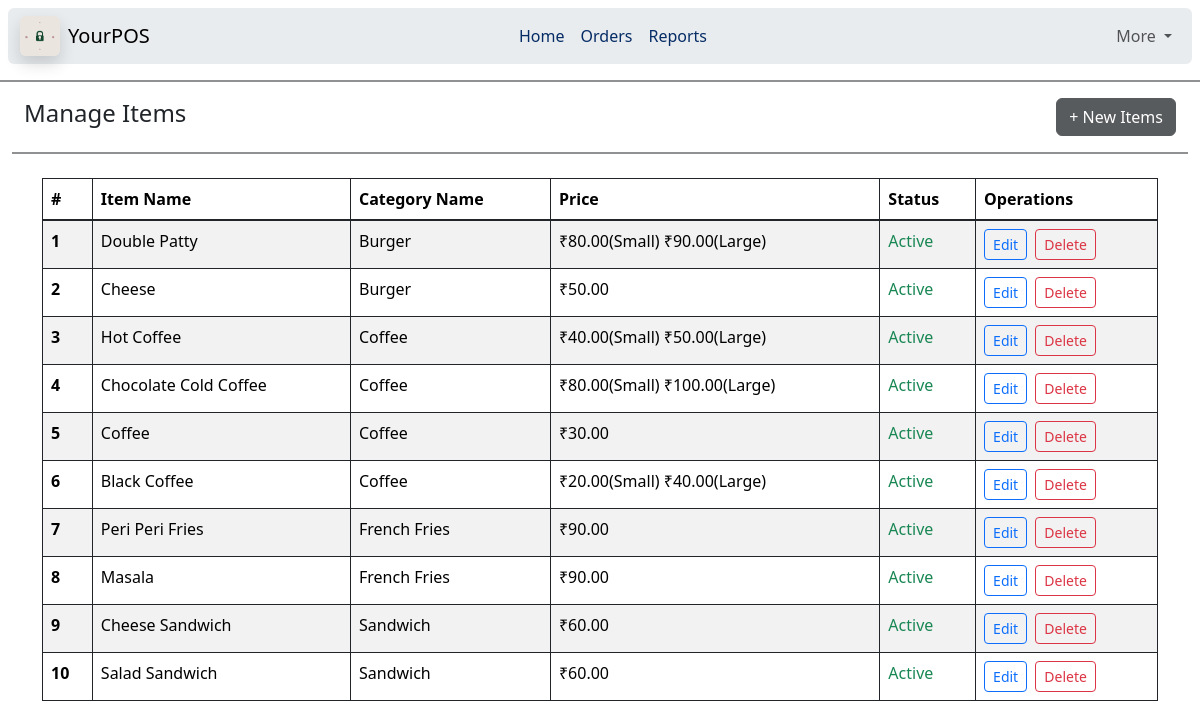
The app's page /manageitems, older data.
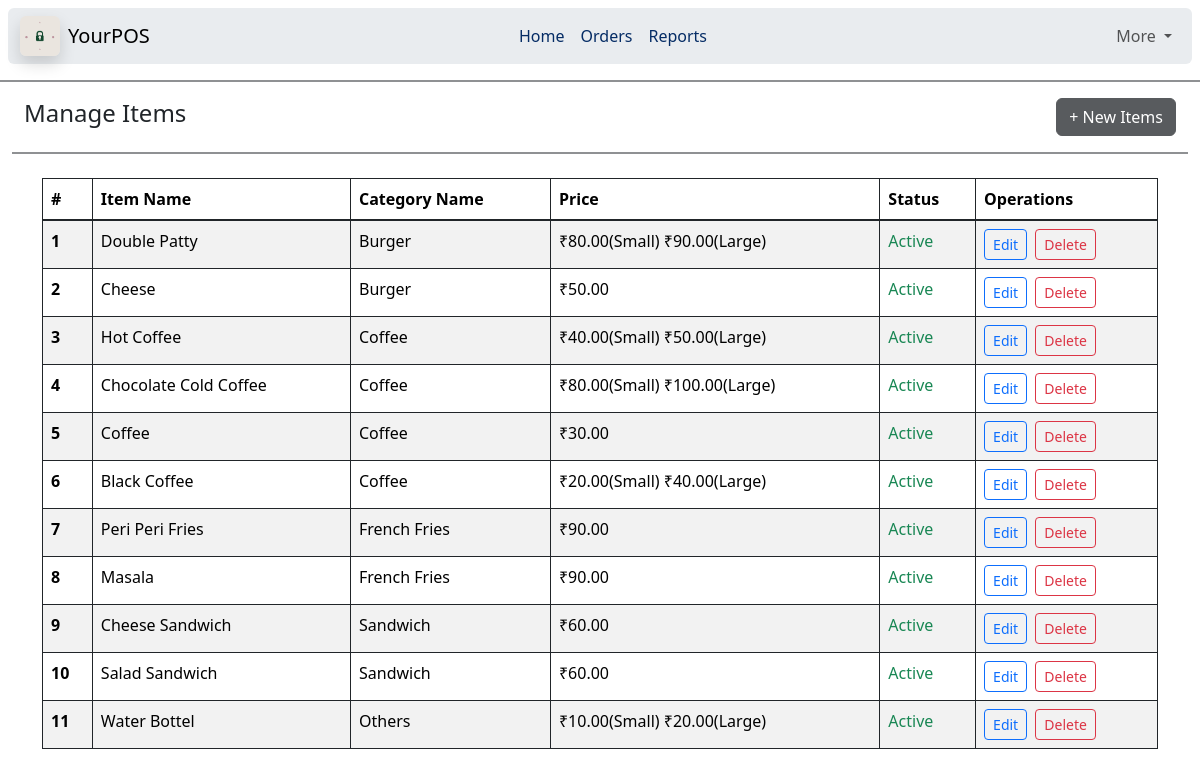
The same page, newer data.
### home/models.py (models this page shows, shortened)
class MenuItem(models.Model):
    category = models.ForeignKey(
        MenuCategory,
        on_delete=models.PROTECT,
        related_name="items"
    )
    name = models.CharField(max_length=150, unique=True)
    base_price = models.DecimalField(max_digits=8, decimal_places=2)
    is_active = models.BooleanField(default=True)
    class Meta:
        unique_together = ("category", "name")

class MenuCategory(models.Model):
    name = models.CharField(max_length=100,unique=True)
    is_active = models.BooleanField(default=True)
    def __str__(self):
        return self.name

class MenuVariant(models.Model):
    class Size(models.TextChoices):
        SMALL = "S", "Small"
        LARGE = "L", "Large"
    item = models.ForeignKey(
        MenuItem,
        on_delete=models.CASCADE,
        related_name="variants"
    )
    size= models.CharField(max_length=5, choices=Size.choices)
    price = models.DecimalField(max_digits=8, decimal_places=2)
    class Meta:
        unique_together = ("item", "size")

### home/views.py (the view)
# urls.py: path("manageitems", views.manageitems, name='manageitems'),
def manageitems(request):
    if request.method == 'POST':
        action = request.POST.get('action')
        if action == "delete_item":
            name = request.POST.get('item_name')
            MenuItem.objects.filter(name=name).delete()
    data = MenuItem.objects.select_related('category').prefetch_related('variants').order_by('category_id')
    return render(request, 'manageitems.html', {'items': data})

### templates/manageitems.html (shortened to what this page needs)
{% extends "base.html" %}
{% block body %}
<hr class="border border-dark border-1 opacity-50">
<div class="container-fluid">
    <div class="container-fluid d-flex justify-content-between align-items-center">
        <h4>Manage Items </h4>
        <a class="btn btn-dark btn-outline-seconda opacity-75" href="/additems">+ New Items</a>
    </div>
    <hr class="border border-dark border-1 opacity-50">
    <div class="container my-4 mx-auto">
    <table class="table table-bordered border-dark table-striped">
        <thead>
            <tr>
                <th scope="col">#</th>
                <th scope="col">Item Name</th>
                <th scope="col">Category Name</th>
                <th scope="col">Price</th>
                <th scope="col">Status</th>
                <th scope="col">Operations</th>
            </tr>
        </thead>
        <tbody class="table-group-divider">
            {% for item in items %}
            <tr>
                <th scope="row">{{ forloop.counter }}</th>
                <td>
                    <span id="display-{{ item.name|slugify }}">{{ item.name }}</span>
                </td>
                <td>
                    <span>{{ item.category }}</span>
                </td>
                <td>
                {% with variants=item.variants.all %}
                    {% if variants %}
                    {% for v in variants %}
                        <span>₹{{ v.price }}({{ v.get_size_display }}) </span>
                    {% endfor %}
                    {% else %}
                    ₹{{ item.base_price }}
                {% endif %}
                {% endwith %}
                </td>
                <td>
                    <span class="{% if item.is_active %}text-success{% else %}text-danger{% endif %}">
                        {{ item.is_active|yesno:"Active,Inactive" }}
                    </span>
                </td>
                <td>
                    <a href="/edititem/{{ item.pk }}" class="btn btn-sm btn-outline-primary">Edit</a>
                    <form method="POST" class="d-inline" onsubmit="return confirm('Delete {{ item.name }}')">
                        <button type="submit" name="action" value="delete_item" class="btn btn-sm btn-outline-danger ms-1">Delete</button>
                    </form>
                </td>
            </tr>
            {% endfor %}
        </tbody>
    </table>
    </div>
</div>
{% endblock body %}

Row changes from the older to the newer data that the page shows:
added MenuItem: name "Water Bottel", category "Others", is_active "Active"
added MenuVariant: price "10.00", size "Small", shown under "Water Bottel"
added MenuVariant: price "20.00", size "Large", shown under "Water Bottel"
